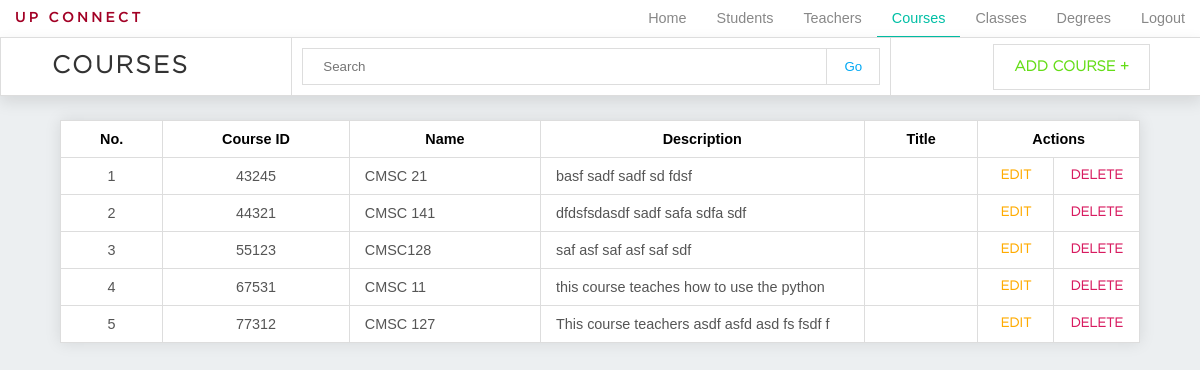
Page /admin_courses.php on the earlier database version.
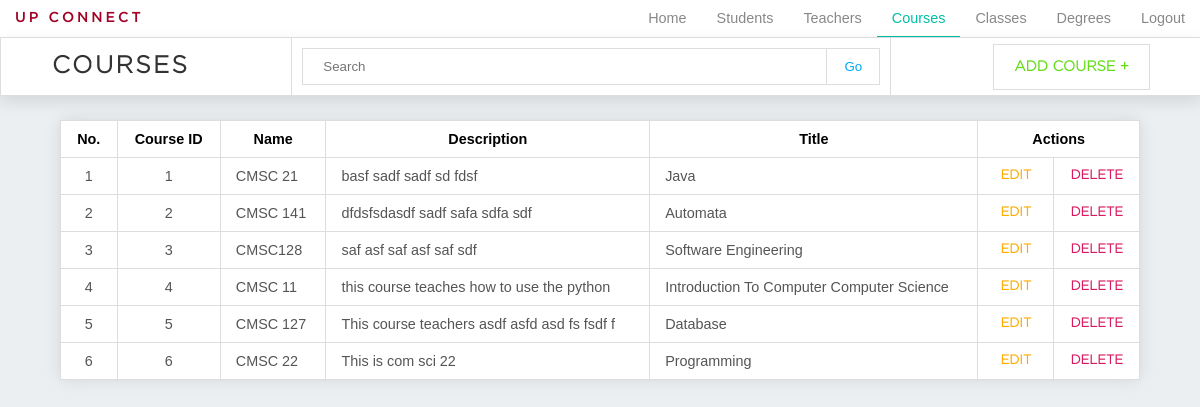
Same page on the later database version.
### tables this page shows
CREATE TABLE `course` (
  `course_id` int(11) NOT NULL,
  `course_name` varchar(30) NOT NULL,
  `course_description` text NOT NULL,
  `descriptive_title` varchar(100) NOT NULL
);

### admin_courses.php (the view, shortened to what this page needs)
<!DOCTYPE html>
<html>
<head>
	<link rel="stylesheet" type="text/css" href="css/admin/general.css">
	<link rel="stylesheet" type="text/css" href="css/admin/navigation.css">
	<link rel="stylesheet" type="text/css" href="css/admin/search.css">
	<link rel="stylesheet" type="text/css" href="css/admin/table.css">
	<link rel="stylesheet" type="text/css" href="css/admin/modal_add.css">
</head>
<body>
	<?php require "connect.php" ?>
	<?php require "admin_nav.php" ?>
	<div id="container">
		<header class="table-header">
			<a href="admin_courses.php" class="current"><h1>Courses</h1></a>
			<form action="admin_courses.php" class="search" method="POST">
				<input type="text" name="keyword" placeholder="Search">
				<input type="submit" name="search" value="Go">
			</form>
			<button class="button add">Add Course +</button>
		</header>
		<?php
			if (isset($_POST['search'])) {
				$keyword = $_POST['keyword'];
				$query = "SELECT * FROM course
						  WHERE course_id
						  LIKE '%$keyword%'
						  OR course_name
						  LIKE '%$keyword%'
						  OR descriptive_title
						  LIKE '%$keyword%'";
			} else{
				$query = "SELECT * FROM course";
			}
				$result = mysqli_query($dbconn, $query);
				$data = [];
				if(mysqli_affected_rows($dbconn)){
					while($row = mysqli_fetch_assoc($result)){
					$data[] = $row;
					}
				}
			if(count($data)>0){ ?>
				<table>
				  	<tr>
					    <th>No.</th>
					    <th>Course ID</th>
					    <th>Name</th>
					 	<th>Description</th>
					    <th>Title</th>
					    <th colspan="2">Actions</th>
					</tr>
				<?php
					$number = 1;
					foreach ($data as $value): ?>
					<tr>
						<td class="center"><?=$number;?></td>
						<td class="center"><?=$value['course_id']?></td>
						<td><?=$value['course_name']?></td>
						<td class="description"><?=$value['course_description']?></td>
						<td><?=$value['descriptive_title']?></td>
						<td class="button-container"><button class="button table edit" id="edit<?=$number?>" onclick="showeditmodal(<?=$number?>)">Edit</button></td>
						<td class="button-container"><button class="button table delete" id="delete<?=$number?>" onclick="showdeletemodal(<?=$number?>)">Delete</button></td>
					</tr>
				<?php
				$number++;
				endforeach;
				?>
				</table>
				<?php } else { ?>
					<h2 class="no-results">NO RESULTS</h2> <?php
				} ?>
	</div>
</body>
</html>

Differences in the rows shown:
removed course: course_id "43245", course_name "CMSC 21", course_description "basf sadf sadf sd fdsf"
removed course: course_id "44321", course_name "CMSC 141", course_description "dfdsfsdasdf sadf safa sdfa sdf"
removed course: course_id "55123", course_name "CMSC128", course_description "saf asf saf asf saf sdf"
removed course: course_id "67531", course_name "CMSC 11", course_description "this course teaches how to use the python"
removed course: course_id "77312", course_name "CMSC 127", course_description "This course teachers asdf asfd asd fs fsdf f"
added course: course_id "1", course_name "CMSC 21", course_description "basf sadf sadf sd fdsf", descriptive_title "Java"
added course: course_id "2", course_name "CMSC 141", course_description "dfdsfsdasdf sadf safa sdfa sdf", descriptive_title "Automata"
added course: course_id "3", course_name "CMSC128", course_description "saf asf saf asf saf sdf", descriptive_title "Software Engineering"
added course: course_id "4", course_name "CMSC 11", course_description "this course teaches how to use the python", descriptive_title "Introduction To Computer Computer Science"
added course: course_id "5", course_name "CMSC 127", course_description "This course teachers asdf asfd asd fs fsdf f", descriptive_title "Database"
added course: course_id "6", course_name "CMSC 22", course_description "This is com sci 22", descriptive_title "Programming"
